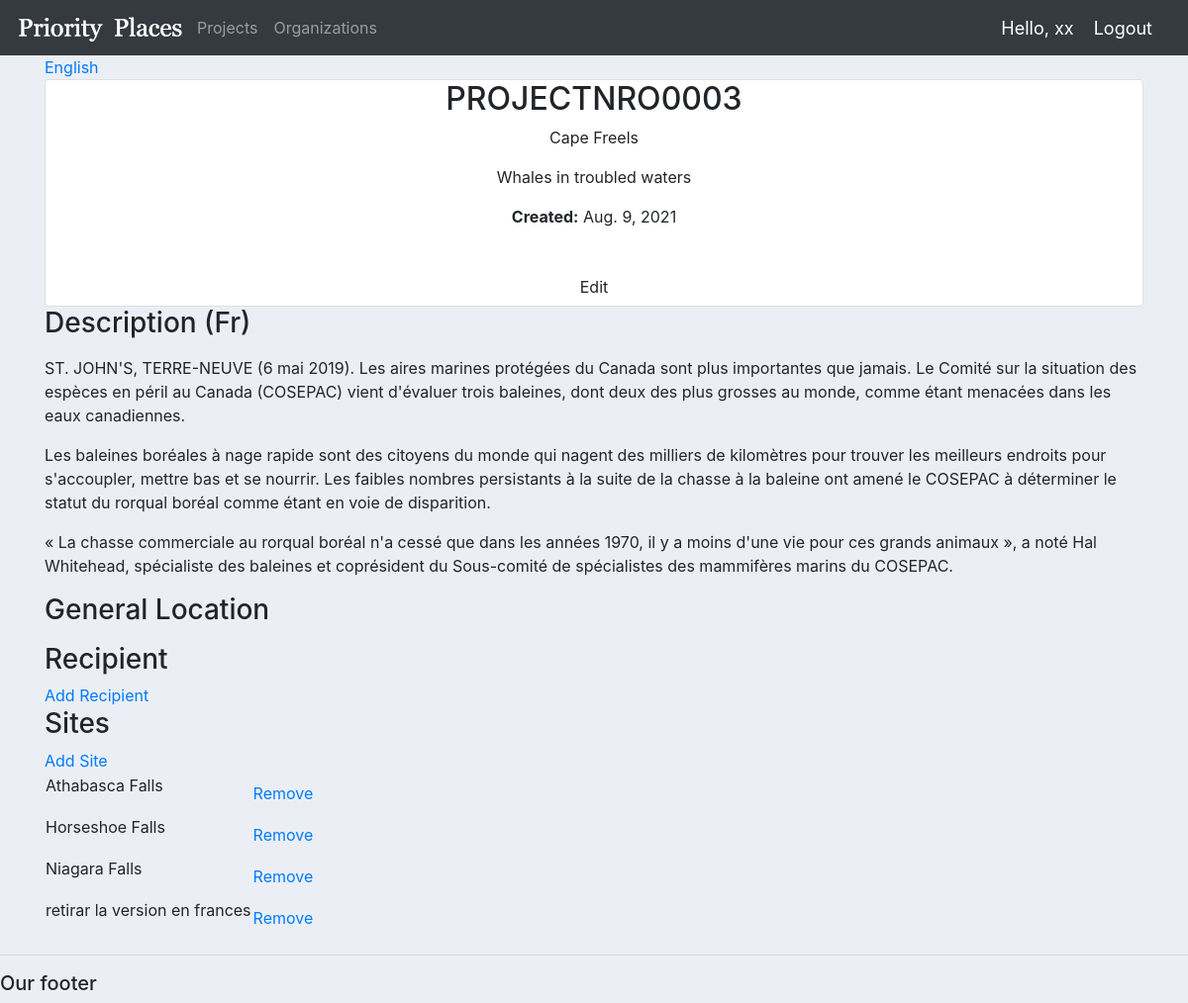
/fr/projects/3/, run on the app's committed database.
### pplaces/models.py (models this page shows, shortened)
class Project(models.Model):
    ProjectTitleEnglish = models.CharField(max_length=250, verbose_name='Title (En)')
    ProjectTitleFrench = models.CharField(max_length=250, verbose_name='Title (Fr)', null=True, blank=True)
    ECCCAssignedProjectIdentfer = models.CharField(max_length=50, unique=True, verbose_name='Proj. Number')
    ProjectPurposeDescriptonEnglish = models.TextField(verbose_name='Description (En)', null=True, blank=True)
    ProjectPurposeDescriptonFrench = models.TextField(verbose_name='Description (Fr)', null=True, blank=True)
    GeneralLocationDescriptonEnglish = models.TextField(verbose_name='General Location (En)', null=True, blank=True)
    GeneralLocationDescriptonFrench = models.TextField(verbose_name='General Location (Fr)', null=True, blank=True)
    ProjectLocation = models.ManyToManyField(ProjectLocation)
    created = models.DateField(auto_now_add=True)
    PriorityPlaceUID = models.ForeignKey(PriorityPlacesREF, null=True, blank=True, on_delete=models.SET_NULL)
    class Meta:
        ordering = ['created']

class PriorityPlacesREF(models.Model):
    PriorityPlaceNameEnglish = models.CharField(max_length=100, verbose_name='Priority Place (En)')
    PriorityPlaceNameFrench = models.CharField(max_length=100, verbose_name='Priority Place (Fr)', null=True, blank=True)
    class Meta:
        ordering = ['PriorityPlaceNameEnglish']

class ProjectLocation(models.Model):  # ProjectLocations = Sites
    ProjectLocationNameEnglish = models.CharField(max_length=100, verbose_name='Name (En)')
    ProjectLocationNameFrench = models.CharField(max_length=100, verbose_name='Name (Fr)', null=True, blank=True)
    ProjectLocationGeneralDescriptonEnglish =  models.TextField(verbose_name='Description (En)', null=True, blank=True)
    ProjectLocationGeneralDescriptonFrench  =  models.TextField(verbose_name='Description (Fr)', null=True, blank=True)
    ProjectLocationShapeFileSource = models.CharField(max_length=100, verbose_name='Source', null=True, blank=True)
    class Meta:
        ordering = ['ProjectLocationNameEnglish']

### pplaces/views.py (the view)
# urls.py: path('fr/projects/<int:pk>/', views.project_fr, name='project-fr'),
def project_fr(request, pk):
    project = Project.objects.get(id = pk)
    context = {
        'project': project,
         }
    return render(request, 'pplaces/single-project-fr.html', context)

### pplaces/templates/pplaces/single-project-fr.html (shortened to what this page needs)
{% extends "main.html" %}
{% block content %}
  <main class="profile my-md">
    <div class="container">
      <div class="layout">
        <div class="column column--1of3">
          <div class="settings">
            <a class="tag tag--pill tag--sub settings__btn tag--lg" href="{% url 'project' project.id %}">English</a>
          </div>
          <div class="card text-center">
            <div class="card__body dev">
              <h2 class="dev__name">{{ project.ECCCAssignedProjectIdentfer }}</h2>
              <p class="dev__title">{{ project.PriorityPlaceUID.PriorityPlaceNameFrench}}</p>
              <p class="dev__location">{{ project.ProjectTitleEnglish  }}</p>
              <p><strong>Created:</strong> {{ project.created  }}</p>
              <br />
              <a href="{% url 'update-project' project.id %}" class="btn btn--sub btn--lg">Edit</a>
            </div>
          </div>
        </div>
        <div class="column column--2of3">
          <div class="devInfo">
            <h3 class="devInfo__title">Description (Fr)</h3>
            <p class="devInfo__about">{{ project.ProjectPurposeDescriptonFrench | linebreaks }}</p>
          </div>
          <div class="devInfo">
            <h3 class="devInfo__title">General Location</h3>
          </div>
          <div class="settings">
            <h3 class="settings__title">Recipient</h3>
            <a class="tag tag--pill tag--sub settings__btn tag--lg" href="#"> Add Recipient</a>
          </div>
          <div class="settings">
            <h3 class="settings__title">Sites</h3>
            <a class="tag tag--pill tag--sub settings__btn tag--lg" href="{% url 'create-project-location' project.id %}"> Add Site</a>
          </div>
          <table class="settings__table">
            {% for location in project.ProjectLocation.all %}
            <tr>
              <td class="settings__tableInfo">
                <p>{{ location.ProjectLocationNameFrench }}</p>
              </td>
                <td class="settings__tableActions">
                <a class="tag tag--pill tag--main settings__btn" href="{% url 'remove-project-location' project.id location.id %}">Remove</a>
              </td>
            </tr>
            {% endfor %}
          </table>
        </div>
      </div>
    </div>
  </main>
{% endblock content %}

### static/styles/main.css (style rules this page uses)
body { background-color: #ebeff5; }

### data on the page
Project: ECCCAssignedProjectIdentfer "PROJECTNRO0003", PriorityPlaceUID.PriorityPlaceNameFrench "Cape Freels", ProjectTitleEnglish "Whales in troubled waters", created "Aug. 9, 2021", ProjectPurposeDescriptonFrench "ST. JOHN'S, TERRE-NEUVE (6 mai 2019). Les aires marines protégées du Canada sont plus importantes que jamais. Le Comité sur la situation des espèces en péril au Canada (COSEPAC) vient d'évaluer trois baleines, dont deux des plus grosses au monde, comme étant menacées dans les eaux canadiennes. Les baleines boréales à nage rapide sont des citoyens du monde qui nagent des milliers de kilomètres pour trouver les meilleurs endroits pour s'accoupler, mettre bas et se nourrir. Les faibles nombres persistants à la suite de la chasse à la baleine ont amené le COSEPAC à déterminer le statut du rorqual boréal comme étant en voie de disparition. « La chasse commerciale au rorqual boréal n'a cessé que…"
ProjectLocation: ProjectLocationNameFrench "Athabasca Falls"
ProjectLocation: ProjectLocationNameFrench "Horseshoe Falls"
ProjectLocation: ProjectLocationNameFrench "Niagara Falls"
ProjectLocation: ProjectLocationNameFrench "retirar la version en frances"
